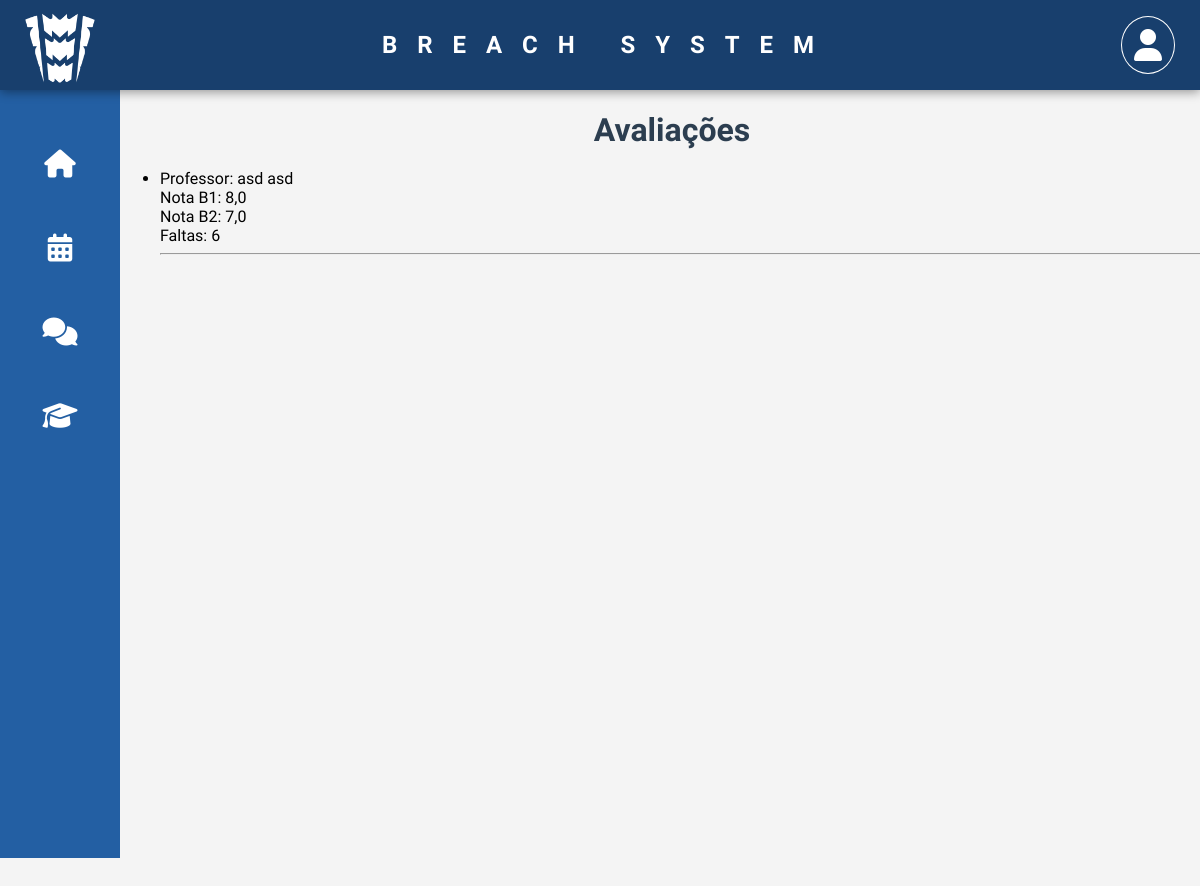
Screenshot of /avaliacoes/consulta/ (signed in) with the database file from the repository.
### alunos/models.py (models this page shows, shortened)
class Avaliacao(models.Model):
    aluno = models.ForeignKey(Aluno, on_delete=models.CASCADE)
    professor = models.ForeignKey(Professor, on_delete=models.CASCADE)
    nota_b1 = models.FloatField()
    nota_b2 = models.FloatField()
    faltas = models.PositiveIntegerField(default=0)
    STATUS_CHOICES = [
        ('Aprovado', 'Aprovado'),
        ('Reprovado', 'Reprovado'),
    ]
    status = models.CharField(max_length=20, choices=STATUS_CHOICES, blank=True)

class Professor(models.Model):
    user = models.OneToOneField(User, on_delete=models.CASCADE)

### alunos/views.py (the view)
# urls.py: path('avaliacoes/consulta/', views.consulta_avaliacoes, name='consulta_avaliacoes'),
@login_required
def consulta_avaliacoes(request):
    try:
        aluno = Aluno.objects.get(user=request.user)
        avaliacoes = Avaliacao.objects.filter(aluno=aluno)
        return render(request, 'alunos/consulta_avaliacoes.html', {'avaliacoes': avaliacoes})
    except Aluno.DoesNotExist:
        messages.error(request, 'Aluno não encontrado')
        return render(request, 'error.html', {'message': 'Aluno não encontrado'})

### alunos/templates/alunos/consulta_avaliacoes.html
{% extends 'base.html' %}
{% block content %}
  <h1>Avaliações</h1>
  {% if avaliacoes %}
    <ul>
      {% for avaliacao in avaliacoes %}
        <li>
          Professor: {{ avaliacao.professor.user.get_full_name }}<br>
          Nota B1: {{ avaliacao.nota_b1 }}<br>
          Nota B2: {{ avaliacao.nota_b2 }}<br>
          Faltas: {{ avaliacao.faltas }}
        </li>
        <hr>
      {% endfor %}
    </ul>
  {% else %}
    <p>Você ainda não possui avaliações cadastradas.</p>
  {% endif %}
{% endblock %}

### alunos/static/css/style.css (style rules this page uses)
h1, h2 { color: #2c3e50; margin-bottom: 20px; text-align: center; }

### rows the page displays
Avaliacao: professor.user.get_full_name "asd asd", nota_b1 "8,0", nota_b2 "7,0", faltas "6"
